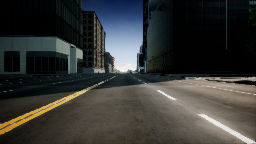
#> input picture car/Self_Driving_Car/Advanced_Lane_Detection_Ver2/input/img_0_0_1545471200145090500.png, 256 x 144 px; its folder holds only this picture in this run
$ python line_utils.py   (older library calls are emulated)
#> lines starting #> are read from the running program, lines starting #| are printed output that depends on the picture; after the words box and inside, x2 and y2 are one past the last pixel; in counts of white or black regions, pixels touching at a corner belong together
### car/Self_Driving_Car/Advanced_Lane_Detection_Ver2/calibration_utils.py
# -*- coding: utf-8 -*-
"""
Spyder Editor

This is a temporary script file.
"""
import os.path as path
import pickle
import numpy as np
import cv2
import glob
import matplotlib.pyplot as plt

calib_images_dir = "camera_cal"
cx = 9
cy = 6

def check_calibrate(calibration_cache):
    if path.exists(calibration_cache):
        print('Loading cached camera calibration...', end = ' ')
        with open(calibration_cache, 'rb') as dump_file:
            calibration = pickle.load(dump_file)
    else:
        print('Computing camera calibration...', end = ' ')
        calibration = findImgObjPoints(calib_images_dir)
        with open(calibration_cache, 'wb') as dump_file:
            pickle.dump(calibration, dump_file)
    print('Done.')

    return calibration

# [33 lines left out: functions findChessboardCorners, findImgObjPoints, not called in this run]

#function undistort_image
def undistort_image(img, objpts, imgpts):
    """
    Returns an undistorted image
    The desired object and image points must also be supplied to this function
    """
    ret, mtx, dist, rvecs, tvecs = cv2.calibrateCamera(objpts, imgpts, cv2.cvtColor(img, cv2.COLOR_BGR2GRAY).shape[::-1], None, None)
    undist = cv2.undistort(img, mtx, dist, None, mtx)
    return undist

def calibrate(img):
    calibration_cache = 'camera_cal/calibration_data.pickle'
    opts, ipts = check_calibrate(calibration_cache)
    undistored_img = undistort_image(img, opts, ipts)

    return undistored_img

# [18 lines that do not run on import are left out]

### car/Self_Driving_Car/Advanced_Lane_Detection_Ver2/binarization_utils.py
import cv2
import numpy as np
import glob
import matplotlib.pyplot as plt
import os.path as path

# selected threshold to highlight yellow lines
yellow_HSV_th_min = np.array([0, 70, 70])
yellow_HSV_th_max = np.array([50, 255, 255])


def thresh_frame_in_HSV(frame, min_values, max_values, verbose=False):
    """
    Threshold a color frame in HSV space
    """
    HSV = cv2.cvtColor(frame, cv2.COLOR_BGR2HSV)

    min_th_ok = np.all(HSV > min_values, axis=2)
    max_th_ok = np.all(HSV < max_values, axis=2)

    out = np.logical_and(min_th_ok, max_th_ok)

    if verbose:
        plt.imshow(out, cmap='gray')
        plt.show()

    return out


def thresh_frame_sobel(frame, kernel_size):
    """
    Apply Sobel edge detection to an input frame, then threshold the result
    """
    gray = cv2.cvtColor(frame, cv2.COLOR_BGR2GRAY)

    sobel_x = cv2.Sobel(gray, cv2.CV_64F, 1, 0, ksize=kernel_size)
    sobel_y = cv2.Sobel(gray, cv2.CV_64F, 0, 1, ksize=kernel_size)

    sobel_mag = np.sqrt(sobel_x ** 2 + sobel_y ** 2)
    sobel_mag = np.uint8(sobel_mag / np.max(sobel_mag) * 255)

    _, sobel_mag = cv2.threshold(sobel_mag, 50, 1, cv2.THRESH_BINARY)

    return sobel_mag.astype(bool)


def get_binary_from_equalized_grayscale(frame):
    """
    Apply histogram equalization to an input frame, threshold it and return the (binary) result.
    """
    gray = cv2.cvtColor(frame, cv2.COLOR_BGR2GRAY)

    eq_global = cv2.equalizeHist(gray)

    _, th = cv2.threshold(eq_global, thresh=250, maxval=255, type=cv2.THRESH_BINARY)

    return th


def binarize(img, verbose=False):
    """
    Convert an input frame to a binary image which highlight as most as possible the lane-lines.

    :param img: input color frame
    :param verbose: if True, show intermediate results
    :return: binarized frame
    """
    h, w = img.shape[:2]

    binary = np.zeros(shape=(h, w), dtype=np.uint8)

    # highlight yellow lines by threshold in HSV color space
    HSV_yellow_mask = thresh_frame_in_HSV(img, yellow_HSV_th_min, yellow_HSV_th_max, verbose=False)
    binary = np.logical_or(binary, HSV_yellow_mask)

    # highlight white lines by thresholding the equalized frame
    eq_white_mask = get_binary_from_equalized_grayscale(img)
    binary = np.logical_or(binary, eq_white_mask)

    # get Sobel binary mask (thresholded gradients)
    sobel_mask = thresh_frame_sobel(img, kernel_size=9)
    binary = np.logical_or(binary, sobel_mask)

    # apply a light morphology to "fill the gaps" in the binary image
    kernel = np.ones((5, 5), np.uint8)
    closing = cv2.morphologyEx(binary.astype(np.uint8), cv2.MORPH_CLOSE, kernel)

    if verbose:
        f, ax = plt.subplots(2, 3)
        f.set_facecolor('white')
        ax[0, 0].imshow(cv2.cvtColor(img, cv2.COLOR_BGR2RGB))
        ax[0, 0].set_title('input_frame')
        ax[0, 0].set_axis_off()
#        ax[0, 0].set_axis_bgcolor('red')
        ax[0, 1].imshow(eq_white_mask, cmap='gray')
        ax[0, 1].set_title('white mask')
        ax[0, 1].set_axis_off()

        ax[0, 2].imshow(HSV_yellow_mask, cmap='gray')
        ax[0, 2].set_title('yellow mask')
        ax[0, 2].set_axis_off()

        ax[1, 0].imshow(sobel_mask, cmap='gray')
        ax[1, 0].set_title('sobel mask')
        ax[1, 0].set_axis_off()

        ax[1, 1].imshow(binary, cmap='gray')
        ax[1, 1].set_title('before closure')
        ax[1, 1].set_axis_off()

        ax[1, 2].imshow(closing, cmap='gray')
        ax[1, 2].set_title('after closure')
        ax[1, 2].set_axis_off()
        plt.show()

    return closing

#
# [6 lines that do not run on import are left out]

### car/Self_Driving_Car/Advanced_Lane_Detection_Ver2/perspective_utils.py
import numpy as np
import cv2
import glob
import matplotlib.pyplot as plt
#from calibration_utils import calibrate_camera, undistort
from binarization_utils import binarize
import os.path as path

def birdeye(img, verbose=False):
    """
    Apply perspective transform to input frame to get the bird's eye view.
    :param img: input color frame
    :param verbose: if True, show the transformation result
    :return: warped image, and both forward and backward transformation matrices
    """
    h, w = img.shape[:2]

#    src = np.float32([[w, h-10],    # br
#                      [0, h-10],    # bl
#                      [546, 460],   # tl
#                      [732, 460]])  # tr
#    dst = np.float32([[w, h],       # br
#                      [0, h],       # bl
#                      [0, 0],       # tl
#                      [w, 0]])      # tr
    pts = np.array([[w/(3.9), h/(1.7)], [w/(1.3) , h/(1.7)], [w, h/(1.25)],  [0 , h/(1.25)]], np.int32)
#    pts = np.array([[img_weight/(30), img_height/(1.5)], [img_weight/(1) , img_height/(1.5)], [img_weight, img_height/(1)],  [0 , img_height/(1)]], np.int32)

    src = pts.astype(np.float32)
    dst = np.array([ [0 , 0], [w, 0], [w, h],  [0, h]], np.float32)

    cv2.polylines(img, [pts], True, (255, 0, 0), 1)

    M = cv2.getPerspectiveTransform(src, dst)
    Minv = cv2.getPerspectiveTransform(dst, src)

    warped = cv2.warpPerspective(img, M, (w, h), flags=cv2.INTER_LINEAR)

    if verbose:
        f, axarray = plt.subplots(1, 2)
        f.set_facecolor('white')
        axarray[0].set_title('Before perspective transform')
        axarray[0].imshow(img, cmap='gray')
        for point in src:
            axarray[0].plot(*point, '.')
        axarray[1].set_title('After perspective transform')
        axarray[1].imshow(warped, cmap='gray')
        for point in dst:
            axarray[1].plot(*point, '.')
        for axis in axarray:
            axis.set_axis_off()
        plt.show()

    return warped, M, Minv


# [11 lines that do not run on import are left out]

#    img_undistorted = undistort(img, mtx, dist, verbose=False)

#    img_binary = binarize(img_undistorted, verbose=False)


#    img_birdeye, M, Minv = birdeye(cv2.cvtColor(img_undistorted, cv2.COLOR_BGR2RGB), verbose=False)

### car/Self_Driving_Car/Advanced_Lane_Detection_Ver2/line_utils.py
import numpy as np
import cv2
import glob
import collections
import matplotlib.pyplot as plt
#from calibration_utils import calibrate_camera, undistort
from calibration_utils import *
from binarization_utils import binarize
from perspective_utils import birdeye
from globals import ym_per_pix, xm_per_pix


class Line:
    """
    Class to model a lane-line.
    """
    def __init__(self, buffer_len=10):

        # flag to mark if the line was detected the last iteration
        self.detected = False

        # polynomial coefficients fitted on the last iteration
        self.last_fit_pixel = None
        self.last_fit_meter = None

        # list of polynomial coefficients of the last N iterations
        self.recent_fits_pixel = collections.deque(maxlen=buffer_len)
        self.recent_fits_meter = collections.deque(maxlen=2 * buffer_len)

        self.radius_of_curvature = None

        # store all pixels coords (x, y) of line detected
        self.all_x = None
        self.all_y = None

    def update_line(self, new_fit_pixel, new_fit_meter, detected, clear_buffer=False):
        """
        Update Line with new fitted coefficients.

        :param new_fit_pixel: new polynomial coefficients (pixel)
        :param new_fit_meter: new polynomial coefficients (meter)
        :param detected: if the Line was detected or inferred
        :param clear_buffer: if True, reset state
        :return: None
        """
        self.detected = detected

        if clear_buffer:
            self.recent_fits_pixel = []
            self.recent_fits_meter = []

        self.last_fit_pixel = new_fit_pixel
        self.last_fit_meter = new_fit_meter

        self.recent_fits_pixel.append(self.last_fit_pixel)
        self.recent_fits_meter.append(self.last_fit_meter)

    # [44 lines left out: functions draw, average_fit, curvature, curvature_meter, not called in this run]


def get_fits_by_sliding_windows(birdeye_binary, line_lt, line_rt, n_windows=9, verbose=False):
    """
    Get polynomial coefficients for lane-lines detected in an binary image.

    :param birdeye_binary: input bird's eye view binary image
    :param line_lt: left lane-line previously detected
    :param line_rt: left lane-line previously detected
    :param n_windows: number of sliding windows used to search for the lines
    :param verbose: if True, display intermediate output
    :return: updated lane lines and output image
    """
    height, width = birdeye_binary.shape

    # Assuming you have created a warped binary image called "binary_warped"
    # Take a histogram of the bottom half of the image
    histogram = np.sum(birdeye_binary[height//2:-30, :], axis=0)

    # Create an output image to draw on and  visualize the result
    out_img = np.dstack((birdeye_binary, birdeye_binary, birdeye_binary)) * 255

    # Find the peak of the left and right halves of the histogram
    # These will be the starting point for the left and right lines
    midpoint = len(histogram) // 2
    leftx_base = np.argmax(histogram[:midpoint])
    rightx_base = np.argmax(histogram[midpoint:]) + midpoint

    # Set height of windows
    window_height = np.int(height / n_windows)

    # Identify the x and y positions of all nonzero pixels in the image
    nonzero = birdeye_binary.nonzero()
    nonzero_y = np.array(nonzero[0])
    nonzero_x = np.array(nonzero[1])

    # Current positions to be updated for each window
    leftx_current = leftx_base
    rightx_current = rightx_base

    margin = 100  # width of the windows +/- margin
    minpix = 50   # minimum number of pixels found to recenter window

    # Create empty lists to receive left and right lane pixel indices
    left_lane_inds = []
    right_lane_inds = []

    # Step through the windows one by one
    for window in range(n_windows):
        # Identify window boundaries in x and y (and right and left)
        win_y_low = height - (window + 1) * window_height
        win_y_high = height - window * window_height
        win_xleft_low = leftx_current - margin
        win_xleft_high = leftx_current + margin
        win_xright_low = rightx_current - margin
        win_xright_high = rightx_current + margin

        # Draw the windows on the visualization image
        cv2.rectangle(out_img, (win_xleft_low, win_y_low), (win_xleft_high, win_y_high), (0, 255, 0), 2)
        cv2.rectangle(out_img, (win_xright_low, win_y_low), (win_xright_high, win_y_high), (0, 255, 0), 2)

        # Identify the nonzero pixels in x and y within the window
        good_left_inds = ((nonzero_y >= win_y_low) & (nonzero_y < win_y_high) & (nonzero_x >= win_xleft_low)
                          & (nonzero_x < win_xleft_high)).nonzero()[0]
        good_right_inds = ((nonzero_y >= win_y_low) & (nonzero_y < win_y_high) & (nonzero_x >= win_xright_low)
                           & (nonzero_x < win_xright_high)).nonzero()[0]

        # Append these indices to the lists
        left_lane_inds.append(good_left_inds)
        right_lane_inds.append(good_right_inds)

        # If you found > minpix pixels, recenter next window on their mean position
        if len(good_left_inds) > minpix:
            leftx_current = np.int(np.mean(nonzero_x[good_left_inds]))
        if len(good_right_inds) > minpix:
            rightx_current = np.int(np.mean(nonzero_x[good_right_inds]))

    # Concatenate the arrays of indices
    left_lane_inds = np.concatenate(left_lane_inds)
    right_lane_inds = np.concatenate(right_lane_inds)

    # Extract left and right line pixel positions
    line_lt.all_x, line_lt.all_y = nonzero_x[left_lane_inds], nonzero_y[left_lane_inds]
    line_rt.all_x, line_rt.all_y = nonzero_x[right_lane_inds], nonzero_y[right_lane_inds]

    detected = True
    if not list(line_lt.all_x) or not list(line_lt.all_y):
        left_fit_pixel = line_lt.last_fit_pixel
        left_fit_meter = line_lt.last_fit_meter
        detected = False
    else:
        left_fit_pixel = np.polyfit(line_lt.all_y, line_lt.all_x, 2)
        left_fit_meter = np.polyfit(line_lt.all_y * ym_per_pix, line_lt.all_x * xm_per_pix, 2)

    if not list(line_rt.all_x) or not list(line_rt.all_y):
        right_fit_pixel = line_rt.last_fit_pixel
        right_fit_meter = line_rt.last_fit_meter
        detected = False
    else:
        right_fit_pixel = np.polyfit(line_rt.all_y, line_rt.all_x, 2)
        right_fit_meter = np.polyfit(line_rt.all_y * ym_per_pix, line_rt.all_x * xm_per_pix, 2)

    line_lt.update_line(left_fit_pixel, left_fit_meter, detected=detected)
    line_rt.update_line(right_fit_pixel, right_fit_meter, detected=detected)

    # Generate x and y values for plotting
    ploty = np.linspace(0, height - 1, height)
    left_fitx = left_fit_pixel[0] * ploty ** 2 + left_fit_pixel[1] * ploty + left_fit_pixel[2]
    right_fitx = right_fit_pixel[0] * ploty ** 2 + right_fit_pixel[1] * ploty + right_fit_pixel[2]

    out_img[nonzero_y[left_lane_inds], nonzero_x[left_lane_inds]] = [255, 0, 0]
    out_img[nonzero_y[right_lane_inds], nonzero_x[right_lane_inds]] = [0, 0, 255]

    if verbose:
        f, ax = plt.subplots(1, 2)
        f.set_facecolor('white')
        ax[0].imshow(birdeye_binary, cmap='gray')
        ax[1].imshow(out_img)
        ax[1].plot(left_fitx, ploty, color='yellow')
        ax[1].plot(right_fitx, ploty, color='yellow')
        ax[1].set_xlim(0, 1280)
        ax[1].set_ylim(720, 0)

        plt.show()

    return line_lt, line_rt, out_img


# [134 lines left out: functions get_fits_by_previous_fits, draw_back_onto_the_road, not called in this run]

#
if __name__ == '__main__':
#
    line_lt, line_rt = Line(buffer_len=10), Line(buffer_len=10)
#
#    ret, mtx, dist, rvecs, tvecs = calibrate_camera(calib_images_dir='camera_cal')
#
    image_paths = glob.glob(path.join('input', '*.png'))
    for test_img in image_paths:
#
        img = cv2.imread(test_img)
#> img is the input picture: shape (144, 256, 3); mean B, G, R 53.2, 55.8, 54.5
#
#        img_undistorted = undistort(img, mtx, dist, verbose=False)
        img_undistorted = calibrate(img)
#> (reads car/Self_Driving_Car/Advanced_Lane_Detection_Ver2/camera_cal/calibration_data.pickle from the repository)
#
        img_binary = binarize(img_undistorted, verbose=False)
#> in thresh_frame_in_HSV, `HSV = cv2.cvtColor(frame, cv2.COLOR_BGR2HSV)`: HSV: shape (144, 256, 3); mean H, S, V 51.6, 81.5, 64.7
#> in thresh_frame_in_HSV, `min_th_ok = np.all(HSV > min_values, axis=2)`:
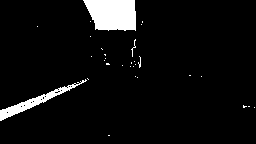
#> min_th_ok: shape (144, 256) bool; 5.6% white; 30 white regions (27 under 20 px), largest, box (x1, y1, x2, y2) and area: (83, 0, 136, 31) 1364, (0, 79, 87, 121) 604, (131, 39, 136, 57) 22
#> in thresh_frame_in_HSV, `max_th_ok = np.all(HSV < max_values, axis=2)`:
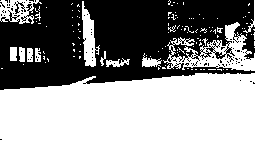
#> max_th_ok: shape (144, 256) bool; 55% white; 88 black regions (86 under 20 px), largest, box (x1, y1, x2, y2) and area: (0, 0, 255, 90) 16337, (14, 1, 26, 14) 51
#> in thresh_frame_in_HSV, `out = np.logical_and(min_th_ok, max_th_ok)`: out: shape (144, 256) bool; 1.7% white; 15 white regions (14 under 20 px), largest, box (x1, y1, x2, y2) and area: (0, 79, 87, 121) 604
#> in get_binary_from_equalized_grayscale, `eq_global = cv2.equalizeHist(gray)`:
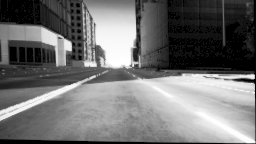
#> eq_global: shape (144, 256); min 0, max 255, mean 114.3
#> in get_binary_from_equalized_grayscale, `_, th = cv2.threshold(eq_global, thresh=250, maxval=255, type=cv2.THRE..`: th: shape (144, 256); 1.6% white; 3 white regions, box (x1, y1, x2, y2) and area: (107, 48, 130, 66) 358, (197, 113, 253, 142) 202, (154, 87, 172, 97) 25
#> in binarize, `binary = np.logical_or(binary, eq_white_mask)`: binary: shape (144, 256) bool; 3.3% white; 17 white regions (13 under 20 px), largest, box (x1, y1, x2, y2) and area: (0, 79, 87, 121) 604, (106, 48, 130, 66) 365, (197, 113, 253, 142) 202, (154, 87, 172, 97) 25
#> in thresh_frame_sobel, `sobel_y = cv2.Sobel(gray, cv2.CV_64F, 0, 1, ksize=kernel_size)`:
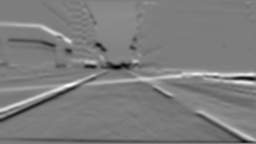
#> sobel_y: shape (144, 256) float64; min -1399561, max 1441731, mean 2115.1; drawn with min black and max white
#> in thresh_frame_sobel, `_, sobel_mag = cv2.threshold(sobel_mag, 50, 1, cv2.THRESH_BINARY)`: sobel_mag: shape (144, 256); values 0 (black) and 1 (white), 15.3% white; 25 white regions (17 under 20 px), largest, box (x1, y1, x2, y2) and area: (19, 110, 256, 144) 1134, (86, 70, 256, 107) 1080, (91, 0, 144, 71) 1009
#> in binarize, `binary = np.logical_or(binary, sobel_mask)`: binary: shape (144, 256) bool; 16.9% white; 26 white regions (18 under 20 px), largest, box (x1, y1, x2, y2) and area: (91, 0, 144, 71) 1282, (19, 110, 256, 144) 1206, (0, 74, 98, 123) 1192
#> in binarize, `closing = cv2.morphologyEx(binary.astype(np.uint8), cv2.MORPH_CLOSE, k..`: closing: shape (144, 256); values 0 (black) and 1 (white), 20.1% white; 7 white regions (3 under 20 px), largest, box (x1, y1, x2, y2) and area: (0, 69, 256, 123) 2731, (73, 0, 144, 71) 2130, (19, 110, 256, 144) 1484, (0, 22, 74, 68) 1031
#
        img_birdeye, M, Minv = birdeye(img_binary, verbose=False)
#> in birdeye, `warped = cv2.warpPerspective(img, M, (w, h), flags=cv2.INTER_LINEAR)`:
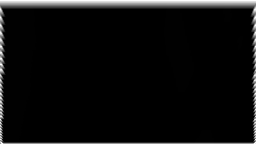
#> warped: shape (144, 256); min 0, max 255, mean 13.3
#> M = [[-1.23, -2.58, 297.2], [0, -5.73, 480.9], [-1.12e-18, -0.0194, 1]]; Minv = [[0.512, -0.451, 65], [0, -0.175, 84], [0, -0.00339, 1]]
#
        line_lt, line_rt, img_out = get_fits_by_sliding_windows(img_birdeye, line_lt, line_rt, n_windows=7, verbose=True)
#> in get_fits_by_sliding_windows, `histogram = np.sum(birdeye_binary[height//2:-30, :], axis=0)`: histogram = 256 values, max 7559 at index 0, min 0 at index 32, mean 136.8
#> in get_fits_by_sliding_windows, `midpoint = len(histogram) // 2`: midpoint = 128
#> in get_fits_by_sliding_windows, `leftx_base = np.argmax(histogram[:midpoint])`: leftx_base = 0
#> in get_fits_by_sliding_windows, `rightx_base = np.argmax(histogram[midpoint:]) + midpoint`: rightx_base = 255
#> in get_fits_by_sliding_windows, `nonzero = birdeye_binary.nonzero()`: nonzero = 9126 positions, rows 0 to 143, columns 0 to 255
#> in get_fits_by_sliding_windows, `nonzero_y = np.array(nonzero[0])`: nonzero_y = 9126 values from 0 to 143
#> in get_fits_by_sliding_windows, `nonzero_x = np.array(nonzero[1])`: nonzero_x = 9126 values, max 255 at index 255, min 0 at index 0, mean 97.05
#> in get_fits_by_sliding_windows, `leftx_current = leftx_base`: leftx_current = 0
#> in get_fits_by_sliding_windows, `rightx_current = rightx_base`: rightx_current = 255
#> the loop in get_fits_by_sliding_windows, `for window in range(n_windows):` made 7 passes
#> (win_xleft_low, win_xleft_high, win_xright_low, win_xright_high, leftx_current, rightx_current) on passes 1 to 7: (-100, 100, 155, 355, 23, 211), (-77, 123, 111, 311, 11, 253), (-89, 111, 153, 353, 14, 216), (-86, 114, 116, 316, 14, 193), (-86, 114, 93, 293, 16, 190), (-84, 116, 90, 290, 17, 191), (-83, 117, 91, 291, 38, 181)
#> after the loop in get_fits_by_sliding_windows, `for window in range(n_windows):`:
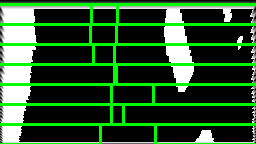
#> out_img: shape (144, 256, 3); mean of channels 0, 1, 2 41.4, 84.8, 41.4; drawn as B, G, R
#> after the loop in get_fits_by_sliding_windows, `for window in range(n_windows):`: left_lane_inds = 7 items
#> in get_fits_by_sliding_windows, `left_lane_inds = np.concatenate(left_lane_inds)`: left_lane_inds = 4733 values, max 8969 at index 571, min 1024 at index 3632, mean 5290.7
#> in get_fits_by_sliding_windows, `right_lane_inds = np.concatenate(right_lane_inds)`: right_lane_inds = 3389 values, max 9125 at index 418, min 1115 at index 2161, mean 4517.6
#> in get_fits_by_sliding_windows, `line_lt.all_x, line_lt.all_y = nonzero_x[left_lane_inds], nonzero_y[le..`: line_lt.all_x = 4733 values, max 116 at index 3748, min 0 at index 0, mean 21.59; line_lt.all_y = 4733 values, max 143 at index 472, min 4 at index 3632, mean 64.14
#> in get_fits_by_sliding_windows, `line_rt.all_x, line_rt.all_y = nonzero_x[right_lane_inds], nonzero_y[r..`: line_rt.all_x = 3389 values, max 255 at index 3, min 91 at index 2161, mean 192.5; line_rt.all_y = 3389 values, max 143 at index 318, min 4 at index 2161, mean 49.99
#> in get_fits_by_sliding_windows, `left_fit_pixel = np.polyfit(line_lt.all_y, line_lt.all_x, 2)`: left_fit_pixel = [0.00577, -0.947, 47.97]
#> in get_fits_by_sliding_windows, `left_fit_meter = np.polyfit(line_lt.all_y * ym_per_pix, line_lt.all_x ..`: left_fit_meter = [0.0176, -0.12, 0.254]
#> in get_fits_by_sliding_windows, `right_fit_pixel = np.polyfit(line_rt.all_y, line_rt.all_x, 2)`: right_fit_pixel = [-0.000997, 0.413, 176.2]
#> in get_fits_by_sliding_windows, `right_fit_meter = np.polyfit(line_rt.all_y * ym_per_pix, line_rt.all_x..`: right_fit_meter = [-0.00304, 0.0523, 0.931]
#> in update_line, `self.last_fit_pixel = new_fit_pixel`: self.last_fit_pixel = [0.00577, -0.947, 47.97]
#> in update_line, `self.last_fit_meter = new_fit_meter`: self.last_fit_meter = [0.0176, -0.12, 0.254]
#> in get_fits_by_sliding_windows, `left_fitx = left_fit_pixel[0] * ploty ** 2 + left_fit_pixel[1] * ploty..`: left_fitx = 144 values, max 47.97 at index 0, min 9.12 at index 82, mean 19.74
#> in get_fits_by_sliding_windows, `right_fitx = right_fit_pixel[0] * ploty ** 2 + right_fit_pixel[1] * pl..`: right_fitx = 144 values from 176.2 to 214.8
#> in get_fits_by_sliding_windows, `plt.show()`:
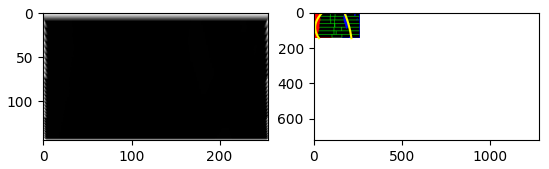
#> figure drawn by matplotlib, 2 panels
